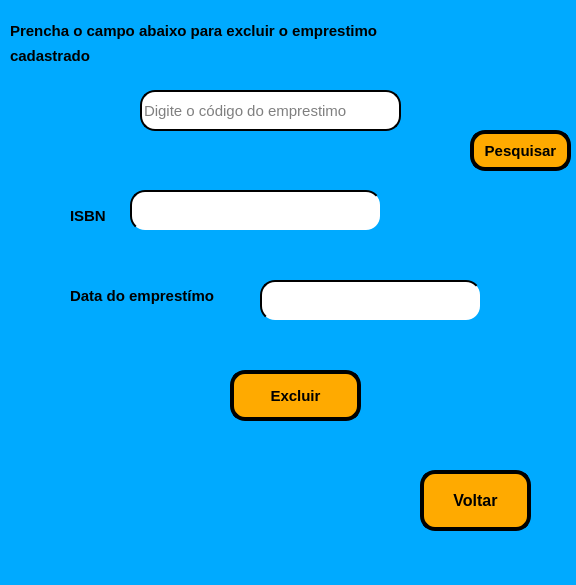
<?xml version="1.0" encoding="UTF-8"?>
<ui version="4.0">
 <class>MainWindow</class>
 <widget class="QMainWindow" name="MainWindow">
  <property name="geometry">
   <rect>
    <x>0</x>
    <y>0</y>
    <width>576</width>
    <height>585</height>
   </rect>
  </property>
  <property name="windowTitle">
   <string>Excluir Emprestimo</string>
  </property>
  <property name="styleSheet">
   <string notr="true">background-color: rgb(0, 170, 255);</string>
  </property>
  <widget class="QWidget" name="centralwidget">
   <widget class="QPushButton" name="pushButton_2">
    <property name="geometry">
     <rect>
      <x>230</x>
      <y>370</y>
      <width>131</width>
      <height>51</height>
     </rect>
    </property>
    <property name="font">
     <font>
      <pointsize>11</pointsize>
      <weight>75</weight>
      <bold>true</bold>
     </font>
    </property>
    <property name="styleSheet">
     <string notr="true">background-color: rgb(255, 170, 0);
border-radius: 15px;
border-style: outset;
border-width: 4px;
border-color: black;</string>
    </property>
    <property name="text">
     <string>Excluir</string>
    </property>
   </widget>
   <widget class="QLabel" name="label_2">
    <property name="geometry">
     <rect>
      <x>410</x>
      <y>130</y>
      <width>51</width>
      <height>51</height>
     </rect>
    </property>
    <property name="text">
     <string/>
    </property>
    <property name="pixmap">
     <pixmap>barra-de-pesquisa.png</pixmap>
    </property>
    <property name="scaledContents">
     <bool>true</bool>
    </property>
   </widget>
   <widget class="QPushButton" name="pushButton_3">
    <property name="geometry">
     <rect>
      <x>420</x>
      <y>470</y>
      <width>111</width>
      <height>61</height>
     </rect>
    </property>
    <property name="font">
     <font>
      <pointsize>12</pointsize>
      <weight>75</weight>
      <bold>true</bold>
     </font>
    </property>
    <property name="styleSheet">
     <string notr="true">background-color: rgb(255, 170, 0);
border-radius: 15px;
border-style: outset;
border-width: 4px;
border-color: black;</string>
    </property>
    <property name="text">
     <string>Voltar</string>
    </property>
    <property name="icon">
     <iconset>
      <normaloff>voltar.png</normaloff>voltar.png</iconset>
    </property>
   </widget>
   <widget class="QLabel" name="label">
    <property name="geometry">
     <rect>
      <x>10</x>
      <y>0</y>
      <width>541</width>
      <height>61</height>
     </rect>
    </property>
    <property name="font">
     <font>
      <pointsize>11</pointsize>
      <weight>75</weight>
      <bold>true</bold>
     </font>
    </property>
    <property name="text">
     <string>Prencha o campo abaixo para excluir o emprestimo </string>
    </property>
   </widget>
   <widget class="QLabel" name="label_10">
    <property name="geometry">
     <rect>
      <x>140</x>
      <y>130</y>
      <width>241</width>
      <height>21</height>
     </rect>
    </property>
    <property name="font">
     <font>
      <pointsize>11</pointsize>
      <weight>75</weight>
      <bold>true</bold>
     </font>
    </property>
    <property name="styleSheet">
     <string notr="true">color: rgb(255, 0, 0);</string>
    </property>
    <property name="text">
     <string/>
    </property>
   </widget>
   <widget class="QPushButton" name="pushButton_4">
    <property name="geometry">
     <rect>
      <x>470</x>
      <y>130</y>
      <width>101</width>
      <height>41</height>
     </rect>
    </property>
    <property name="font">
     <font>
      <pointsize>11</pointsize>
      <weight>75</weight>
      <bold>true</bold>
     </font>
    </property>
    <property name="styleSheet">
     <string notr="true">background-color: rgb(255, 170, 0);
border-radius: 15px;
border-style: outset;
border-width: 4px;
border-color: black;</string>
    </property>
    <property name="text">
     <string>Pesquisar</string>
    </property>
   </widget>
   <widget class="QLabel" name="label_4">
    <property name="geometry">
     <rect>
      <x>80</x>
      <y>90</y>
      <width>51</width>
      <height>41</height>
     </rect>
    </property>
    <property name="text">
     <string/>
    </property>
    <property name="pixmap">
     <pixmap>codigo-de-barras.png</pixmap>
    </property>
    <property name="scaledContents">
     <bool>true</bool>
    </property>
   </widget>
   <widget class="QLabel" name="label_5">
    <property name="geometry">
     <rect>
      <x>10</x>
      <y>40</y>
      <width>101</width>
      <height>31</height>
     </rect>
    </property>
    <property name="font">
     <font>
      <pointsize>11</pointsize>
      <weight>75</weight>
      <bold>true</bold>
     </font>
    </property>
    <property name="text">
     <string>cadastrado</string>
    </property>
   </widget>
   <widget class="QLabel" name="label_12">
    <property name="geometry">
     <rect>
      <x>150</x>
      <y>430</y>
      <width>541</width>
      <height>20</height>
     </rect>
    </property>
    <property name="font">
     <font>
      <pointsize>11</pointsize>
      <weight>75</weight>
      <bold>true</bold>
     </font>
    </property>
    <property name="text">
     <string/>
    </property>
   </widget>
   <widget class="QLineEdit" name="cod">
    <property name="geometry">
     <rect>
      <x>140</x>
      <y>90</y>
      <width>261</width>
      <height>41</height>
     </rect>
    </property>
    <property name="font">
     <font>
      <pointsize>11</pointsize>
     </font>
    </property>
    <property name="styleSheet">
     <string notr="true">background-color: rgb(255, 255, 255);
border-radius: 15px;
border-style: outset;
border-width: 2px;</string>
    </property>
    <property name="inputMask">
     <string/>
    </property>
    <property name="text">
     <string/>
    </property>
    <property name="placeholderText">
     <string>Digite o código do emprestimo</string>
    </property>
   </widget>
   <widget class="QLabel" name="label_6">
    <property name="geometry">
     <rect>
      <x>20</x>
      <y>200</y>
      <width>41</width>
      <height>41</height>
     </rect>
    </property>
    <property name="text">
     <string/>
    </property>
    <property name="pixmap">
     <pixmap>isbn.png</pixmap>
    </property>
    <property name="scaledContents">
     <bool>true</bool>
    </property>
   </widget>
   <widget class="QLabel" name="label_7">
    <property name="geometry">
     <rect>
      <x>20</x>
      <y>270</y>
      <width>51</width>
      <height>51</height>
     </rect>
    </property>
    <property name="text">
     <string/>
    </property>
    <property name="pixmap">
     <pixmap>data e hroa.png</pixmap>
    </property>
    <property name="scaledContents">
     <bool>true</bool>
    </property>
   </widget>
   <widget class="QLabel" name="label_8">
    <property name="geometry">
     <rect>
      <x>70</x>
      <y>200</y>
      <width>51</width>
      <height>31</height>
     </rect>
    </property>
    <property name="font">
     <font>
      <pointsize>11</pointsize>
      <weight>75</weight>
      <bold>true</bold>
     </font>
    </property>
    <property name="text">
     <string>ISBN</string>
    </property>
   </widget>
   <widget class="QLabel" name="label_9">
    <property name="geometry">
     <rect>
      <x>70</x>
      <y>280</y>
      <width>181</width>
      <height>31</height>
     </rect>
    </property>
    <property name="font">
     <font>
      <pointsize>11</pointsize>
      <weight>75</weight>
      <bold>true</bold>
     </font>
    </property>
    <property name="text">
     <string>Data do emprestímo</string>
    </property>
   </widget>
   <widget class="QLabel" name="label_11">
    <property name="geometry">
     <rect>
      <x>110</x>
      <y>150</y>
      <width>291</width>
      <height>16</height>
     </rect>
    </property>
    <property name="font">
     <font>
      <pointsize>11</pointsize>
      <weight>75</weight>
      <bold>true</bold>
     </font>
    </property>
    <property name="styleSheet">
     <string notr="true">color: rgb(255, 0, 0);</string>
    </property>
    <property name="text">
     <string/>
    </property>
   </widget>
   <widget class="QPushButton" name="ISBN">
    <property name="geometry">
     <rect>
      <x>130</x>
      <y>190</y>
      <width>251</width>
      <height>41</height>
     </rect>
    </property>
    <property name="font">
     <font>
      <pointsize>10</pointsize>
      <weight>75</weight>
      <bold>true</bold>
     </font>
    </property>
    <property name="styleSheet">
     <string notr="true">background-color: rgb(255, 255, 255);
border-radius: 15px;
border-style: outset;
border-width: 2px;</string>
    </property>
    <property name="text">
     <string/>
    </property>
   </widget>
   <widget class="QPushButton" name="date">
    <property name="geometry">
     <rect>
      <x>260</x>
      <y>280</y>
      <width>221</width>
      <height>41</height>
     </rect>
    </property>
    <property name="font">
     <font>
      <pointsize>10</pointsize>
      <weight>75</weight>
      <bold>true</bold>
     </font>
    </property>
    <property name="styleSheet">
     <string notr="true">background-color: rgb(255, 255, 255);
border-radius: 15px;
border-style: outset;
border-width: 2px;</string>
    </property>
    <property name="text">
     <string/>
    </property>
   </widget>
  </widget>
  <widget class="QMenuBar" name="menubar">
   <property name="geometry">
    <rect>
     <x>0</x>
     <y>0</y>
     <width>576</width>
     <height>26</height>
    </rect>
   </property>
  </widget>
  <widget class="QStatusBar" name="statusbar"/>
 </widget>
 <resources/>
 <connections/>
</ui>
